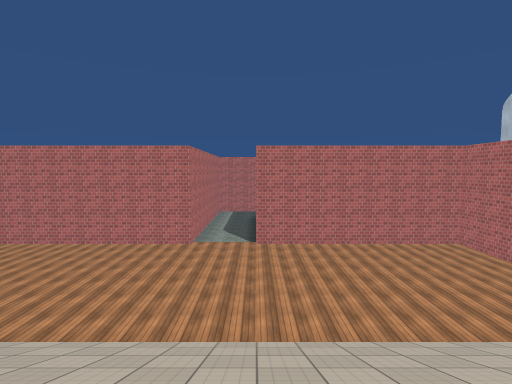
view 1 (above)

18 first-person views from a walk through a Unity game level. The camera is 1.5 m above the floor, tilts 4° down and sees 80° across. The floor is counted in squares, 2 m on a side. Each view is taken from the middle of a square. On the plan, view 1 faces up. The plan holds only what a view shows up to about 10 squares ahead; the rest is blank. The place goes on beyond the plan. The player is left out. Surface patterns are stand-ins for the level's own textures.

view 2
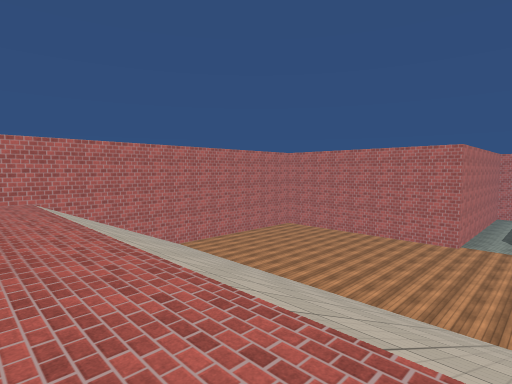

view 3
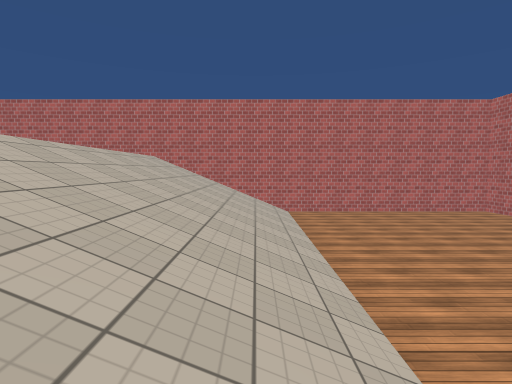

view 4
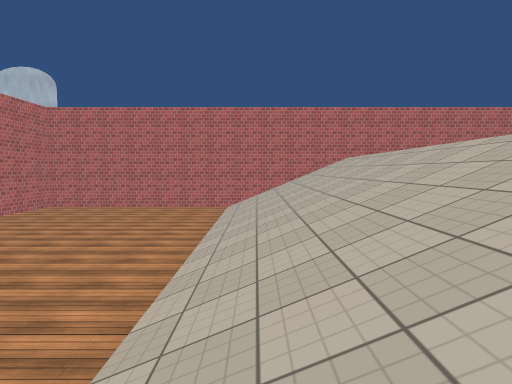

view 5
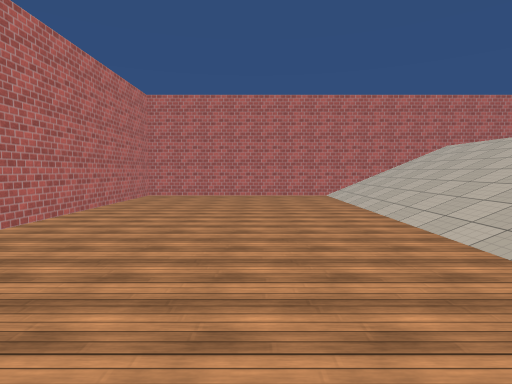

view 6
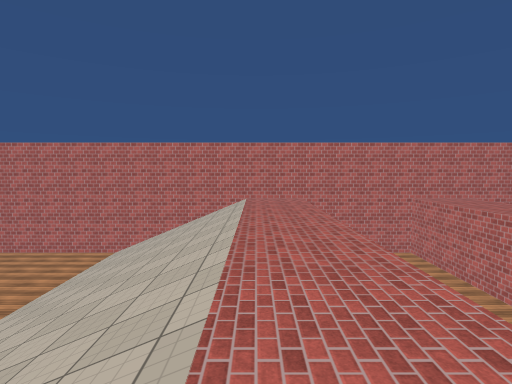

view 7
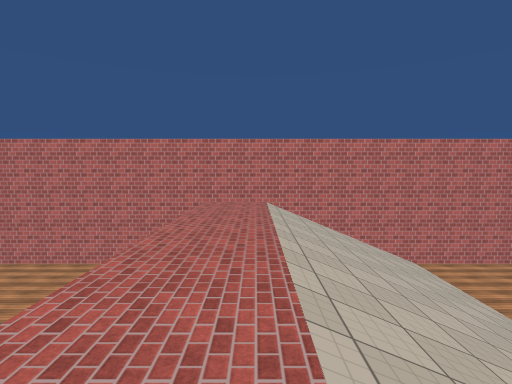

view 8
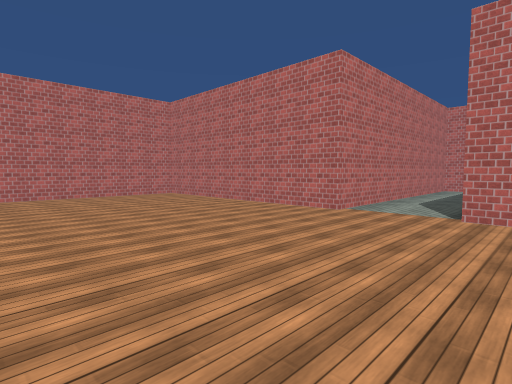

view 9
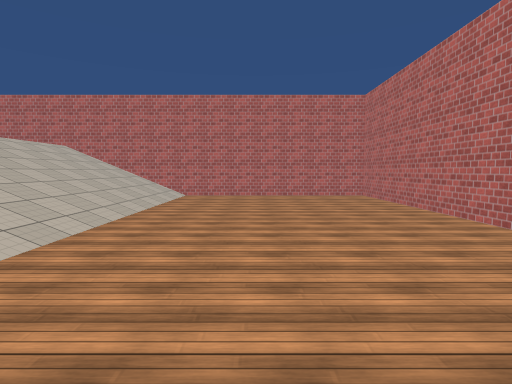

view 10
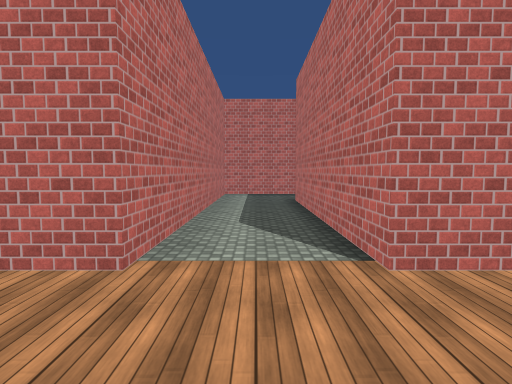

view 11
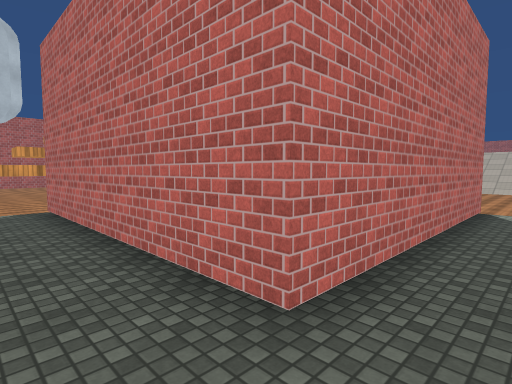

view 12
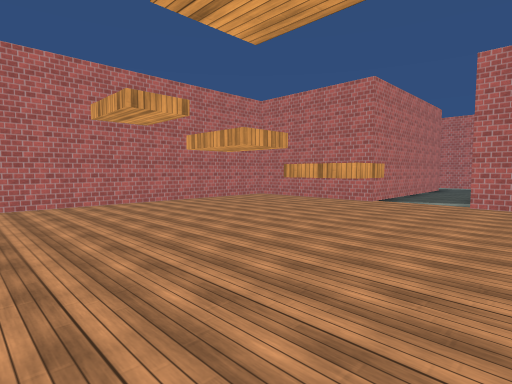

view 13
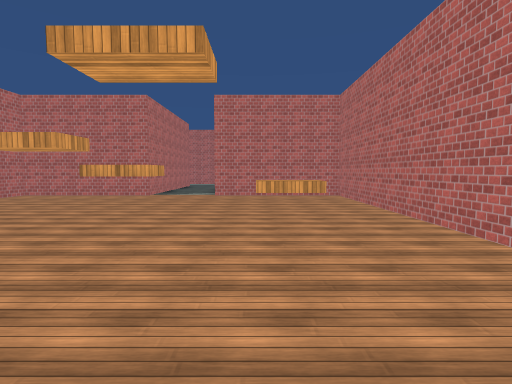

view 14
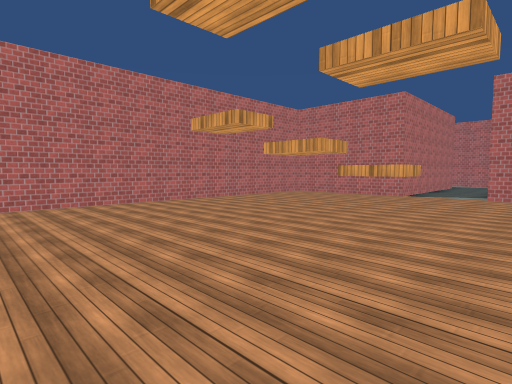

view 15
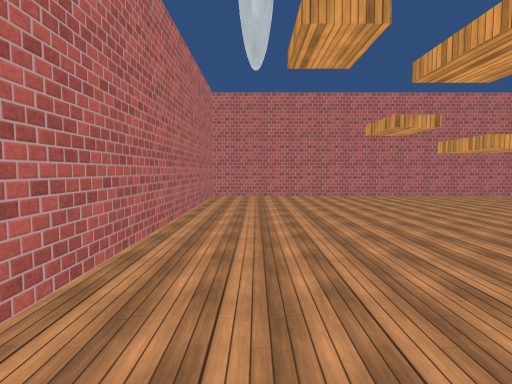

view 16
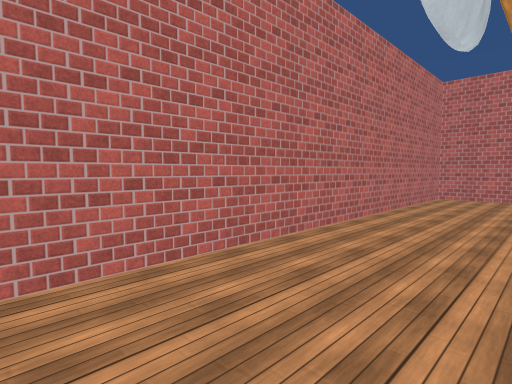

view 17
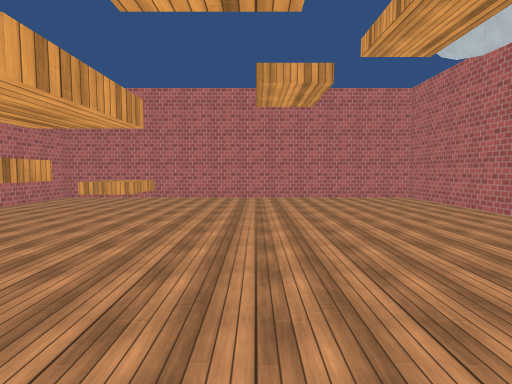

view 18
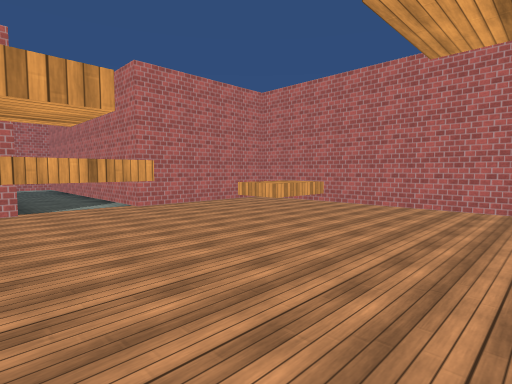

### Floor plan
Key: @ floor where view 1 was taken; # wall or solid block; . main floor; : floor 3 m higher than the main floor; / step, stairs or slope; ^ raised ledge; v drop or lower ground.
Columns run from 9 left of view 1 to 16 right of it. Each row starts with its distance up from view 1.
 21               ############
 20               #..........#
 19               #..^.......#
 18               #..^.......#
 17        ########..........#
 16        #.................#
 15        #.........#.......#
 14        #.######..........#
 13        #.#    #..........#
 12        #.#    #..........#
 11        #.#    ############
 10 ########.########
  9 #...............#
  8 #...............#
  7 #...............#
  6 #...............#
  5 #...............#
  4 #...............#
  3 #///////////////#
  2 #///////////////#
  1 #///////////////#
  0 #::::::::@::::::#
 -1 #:::::::::::::::#
 -2 #v             v#
 -3  v             v
 -4  vvvv      vvvv#

Positions as (right, up) in squares from view 1, and headings:
1: (0, 0), facing up
2: (0, -1), facing up-left
3: (0, 3), facing left
4: (-3, 3), facing right
5: (-3, 6), facing right
6: (-2, 0), facing right
7: (-1, 0), facing left
8: (1, 4), facing up-left
9: (1, 6), facing left
10: (-1, 7), facing up
11: (-1, 16), facing down-right
12: (13, 18), facing down-left
13: (15, 18), facing left
14: (15, 18), facing down-left
15: (14, 20), facing down
16: (13, 20), facing down-right
17: (11, 12), facing up
18: (12, 14), facing up-left
